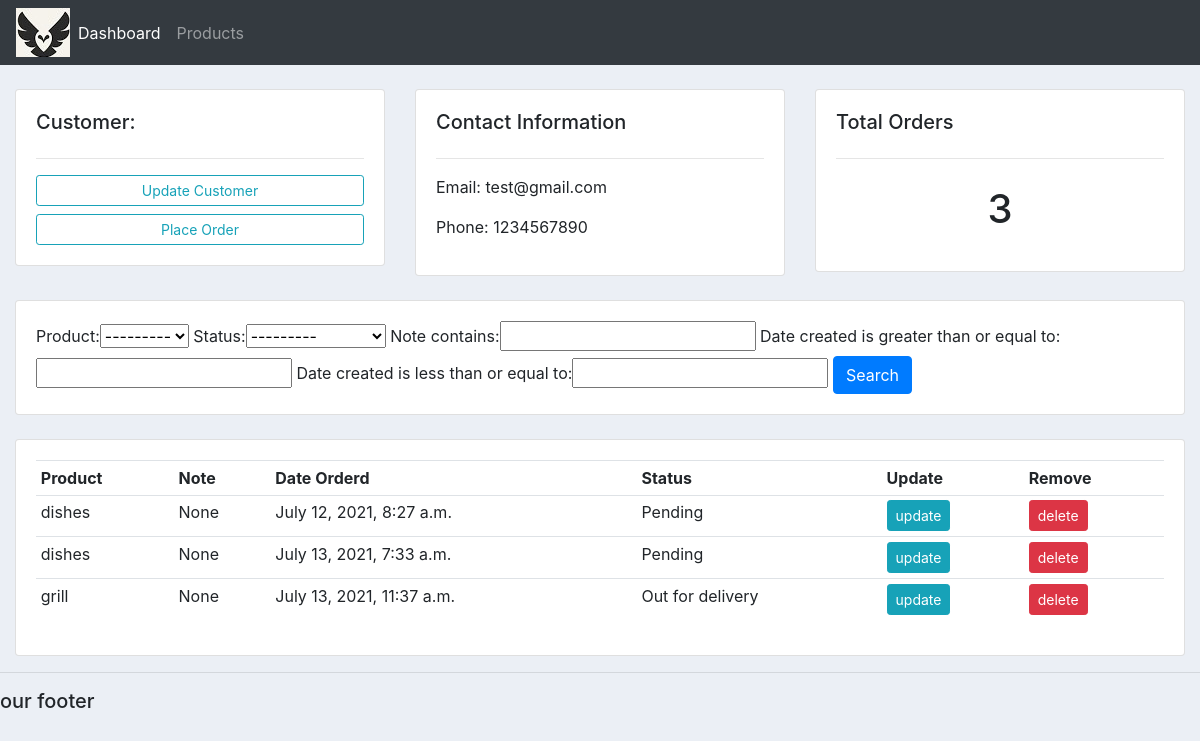
The app's page /customer/1/ with its own data.
### accounts/models.py (models this page shows, shortened)
class Customer(models.Model):
    name = models.CharField(max_length=200, null=True)
    phone = models.CharField(max_length=200, null=True)
    email = models.CharField(max_length=200, null=True)
    date_created = models.DateTimeField(auto_now_add=True)

class Order(models.Model):
    STATUS = (
            ('Pending', 'Pending'),
			('Out for delivery', 'Out for delivery'),
			('Delivered', 'Delivered'),
    )
    customer = models.ForeignKey(Customer, null= True, on_delete= models.SET_NULL)
    product = models.ForeignKey(Product, null= True, on_delete= models.SET_NULL)
    date_created = models.DateTimeField(auto_now_add=True)
    status = models.CharField(max_length=200, null=True, choices=STATUS)
    note = models.CharField(max_length=1000, null=True)

class Product(models.Model):
    CATEGORY = (
			('Indoor', 'Indoor'),
			('Out Door', 'Out Door'),
			)
    name = models.CharField(max_length=200, null=True)
    price = models.FloatField(null=True)
    category = models.CharField(max_length=200, null=True, choices=CATEGORY)
    description = models.CharField(max_length=200, null=True, blank=True)
    date_created = models.DateTimeField(auto_now_add=True)
    tag = models.ManyToManyField(Tag)
    def __str__(self):
        return self.name

### accounts/views.py (the view)
# urls.py: path('customer/<str:pk_test>/', views.customer, name="customer"),
def customer(request, pk_test):
    customer = Customer.objects.get(id=pk_test)
    orders = customer.order_set.all()
    order_count = orders.count()
    myFilter = OrderFilter(request.GET, queryset=orders)
    orders = myFilter.qs
    context = {'customer': customer, 'orders':orders, 'order_count':order_count,
               'myFilter':myFilter}
    return render(request, 'accounts/customer.html', context)

### accounts/templates/accounts/customer.html
{% extends 'accounts/main.html' %}
{% block content %}
<br>
<div class="row">
	<div class="col-md">
		<div class="card card-body">
			<h5>Customer:</h5>
			<hr>
			<a class="btn btn-outline-info  btn-sm btn-block" href="">Update Customer</a>
			<a class="btn btn-outline-info  btn-sm btn-block" href="{% url 'create_order' customer.id %}">Place Order</a>
		</div>
	</div>
	<div class="col-md">
		<div class="card card-body">
			<h5>Contact Information</h5>
			<hr>
			<p>Email: {{customer.email}}</p>
			<p>Phone: {{customer.phone}}</p>
		</div>
	</div>
	<div class="col-md">
		<div class="card card-body">
			<h5>Total Orders</h5>
			<hr>
			<h1 style="text-align: center;padding: 10px">{{order_count}}</h1>
		</div>
	</div>
</div>
<br>
<div class="row">
	<div class="col">
		<div class="card card-body">
			<form method="get">
					{{myFilter.form}}
		    <button class="btn btn-primary" type="submit">Search</button>
		  </form>
		</div>
	</div>
</div>
<br>
<div class="row">
	<div class="col-md">
		<div class="card card-body">
			<table class="table table-sm">
				<tr>
					<th>Product</th>
					<th>Note</th>
					<th>Date Orderd</th>
					<th>Status</th>
					<th>Update</th>
					<th>Remove</th>
				</tr>
				{% for order in orders %}
					<tr>
						<td>{{order.product}}</td>
						<td>{{order.note}}</td>
						<td>{{order.date_created}}</td>
						<td>{{order.status}}</td>
						<td><a class="btn btn-sm btn-info"  href="{% url 'update_order' order.id %}">update</a></td>
						<td><a class="btn btn-sm btn-danger" href="{% url 'delete_order' order.id %}">delete</a></td>
					</tr>
				{% endfor %}
			</table>
		</div>
	</div>
</div>
{% endblock %}

### static/css/main.css (style rules this page uses)
body { background-color: #ebeff5; }

### records on screen
Customer: email "test@gmail.com", phone "1234567890"
Order: product "dishes", note "None", date_created "July 12, 2021, 8:27 a.m.", status "Pending"
Order: product "dishes", note "None", date_created "July 13, 2021, 7:33 a.m.", status "Pending"
Order: product "grill", note "None", date_created "July 13, 2021, 11:37 a.m.", status "Out for delivery"

### other values on screen
{{ order_count }} "3"
